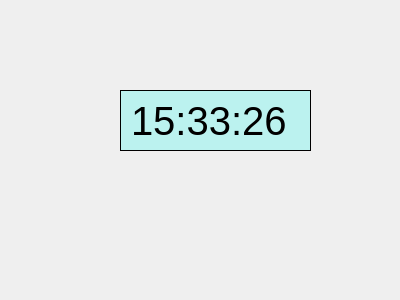
<?xml version="1.0" encoding="UTF-8"?>
<ui version="4.0">
 <class>MyTime</class>
 <widget class="QDialog" name="MyTime">
  <property name="geometry">
   <rect>
    <x>0</x>
    <y>0</y>
    <width>400</width>
    <height>300</height>
   </rect>
  </property>
  <property name="windowTitle">
   <string>MyTime</string>
  </property>
  <property name="autoFillBackground">
   <bool>true</bool>
  </property>
  <widget class="QLabel" name="showTime">
   <property name="geometry">
    <rect>
     <x>120</x>
     <y>90</y>
     <width>191</width>
     <height>61</height>
    </rect>
   </property>
   <property name="palette">
    <palette>
     <active>
      <colorrole role="WindowText">
       <brush brushstyle="SolidPattern">
        <color alpha="255">
         <red>0</red>
         <green>0</green>
         <blue>0</blue>
        </color>
       </brush>
      </colorrole>
      <colorrole role="Button">
       <brush brushstyle="SolidPattern">
        <color alpha="255">
         <red>187</red>
         <green>242</green>
         <blue>239</blue>
        </color>
       </brush>
      </colorrole>
      <colorrole role="Light">
       <brush brushstyle="SolidPattern">
        <color alpha="255">
         <red>255</red>
         <green>255</green>
         <blue>255</blue>
        </color>
       </brush>
      </colorrole>
      <colorrole role="Midlight">
       <brush brushstyle="SolidPattern">
        <color alpha="255">
         <red>221</red>
         <green>248</green>
         <blue>247</blue>
        </color>
       </brush>
      </colorrole>
      <colorrole role="Dark">
       <brush brushstyle="SolidPattern">
        <color alpha="255">
         <red>93</red>
         <green>121</green>
         <blue>119</blue>
        </color>
       </brush>
      </colorrole>
      <colorrole role="Mid">
       <brush brushstyle="SolidPattern">
        <color alpha="255">
         <red>125</red>
         <green>161</green>
         <blue>159</blue>
        </color>
       </brush>
      </colorrole>
      <colorrole role="Text">
       <brush brushstyle="SolidPattern">
        <color alpha="255">
         <red>0</red>
         <green>0</green>
         <blue>0</blue>
        </color>
       </brush>
      </colorrole>
      <colorrole role="BrightText">
       <brush brushstyle="SolidPattern">
        <color alpha="255">
         <red>255</red>
         <green>255</green>
         <blue>255</blue>
        </color>
       </brush>
      </colorrole>
      <colorrole role="ButtonText">
       <brush brushstyle="SolidPattern">
        <color alpha="255">
         <red>0</red>
         <green>0</green>
         <blue>0</blue>
        </color>
       </brush>
      </colorrole>
      <colorrole role="Base">
       <brush brushstyle="SolidPattern">
        <color alpha="255">
         <red>255</red>
         <green>255</green>
         <blue>255</blue>
        </color>
       </brush>
      </colorrole>
      <colorrole role="Window">
       <brush brushstyle="SolidPattern">
        <color alpha="255">
         <red>187</red>
         <green>242</green>
         <blue>239</blue>
        </color>
       </brush>
      </colorrole>
      <colorrole role="Shadow">
       <brush brushstyle="SolidPattern">
        <color alpha="255">
         <red>0</red>
         <green>0</green>
         <blue>0</blue>
        </color>
       </brush>
      </colorrole>
      <colorrole role="AlternateBase">
       <brush brushstyle="SolidPattern">
        <color alpha="255">
         <red>221</red>
         <green>248</green>
         <blue>247</blue>
        </color>
       </brush>
      </colorrole>
      <colorrole role="ToolTipBase">
       <brush brushstyle="SolidPattern">
        <color alpha="255">
         <red>255</red>
         <green>255</green>
         <blue>220</blue>
        </color>
       </brush>
      </colorrole>
      <colorrole role="ToolTipText">
       <brush brushstyle="SolidPattern">
        <color alpha="255">
         <red>0</red>
         <green>0</green>
         <blue>0</blue>
        </color>
       </brush>
      </colorrole>
     </active>
     <inactive>
      <colorrole role="WindowText">
       <brush brushstyle="SolidPattern">
        <color alpha="255">
         <red>0</red>
         <green>0</green>
         <blue>0</blue>
        </color>
       </brush>
      </colorrole>
      <colorrole role="Button">
       <brush brushstyle="SolidPattern">
        <color alpha="255">
         <red>187</red>
         <green>242</green>
         <blue>239</blue>
        </color>
       </brush>
      </colorrole>
      <colorrole role="Light">
       <brush brushstyle="SolidPattern">
        <color alpha="255">
         <red>255</red>
         <green>255</green>
         <blue>255</blue>
        </color>
       </brush>
      </colorrole>
      <colorrole role="Midlight">
       <brush brushstyle="SolidPattern">
        <color alpha="255">
         <red>221</red>
         <green>248</green>
         <blue>247</blue>
        </color>
       </brush>
      </colorrole>
      <colorrole role="Dark">
       <brush brushstyle="SolidPattern">
        <color alpha="255">
         <red>93</red>
         <green>121</green>
         <blue>119</blue>
        </color>
       </brush>
      </colorrole>
      <colorrole role="Mid">
       <brush brushstyle="SolidPattern">
        <color alpha="255">
         <red>125</red>
         <green>161</green>
         <blue>159</blue>
        </color>
       </brush>
      </colorrole>
      <colorrole role="Text">
       <brush brushstyle="SolidPattern">
        <color alpha="255">
         <red>0</red>
         <green>0</green>
         <blue>0</blue>
        </color>
       </brush>
      </colorrole>
      <colorrole role="BrightText">
       <brush brushstyle="SolidPattern">
        <color alpha="255">
         <red>255</red>
         <green>255</green>
         <blue>255</blue>
        </color>
       </brush>
      </colorrole>
      <colorrole role="ButtonText">
       <brush brushstyle="SolidPattern">
        <color alpha="255">
         <red>0</red>
         <green>0</green>
         <blue>0</blue>
        </color>
       </brush>
      </colorrole>
      <colorrole role="Base">
       <brush brushstyle="SolidPattern">
        <color alpha="255">
         <red>255</red>
         <green>255</green>
         <blue>255</blue>
        </color>
       </brush>
      </colorrole>
      <colorrole role="Window">
       <brush brushstyle="SolidPattern">
        <color alpha="255">
         <red>187</red>
         <green>242</green>
         <blue>239</blue>
        </color>
       </brush>
      </colorrole>
      <colorrole role="Shadow">
       <brush brushstyle="SolidPattern">
        <color alpha="255">
         <red>0</red>
         <green>0</green>
         <blue>0</blue>
        </color>
       </brush>
      </colorrole>
      <colorrole role="AlternateBase">
       <brush brushstyle="SolidPattern">
        <color alpha="255">
         <red>221</red>
         <green>248</green>
         <blue>247</blue>
        </color>
       </brush>
      </colorrole>
      <colorrole role="ToolTipBase">
       <brush brushstyle="SolidPattern">
        <color alpha="255">
         <red>255</red>
         <green>255</green>
         <blue>220</blue>
        </color>
       </brush>
      </colorrole>
      <colorrole role="ToolTipText">
       <brush brushstyle="SolidPattern">
        <color alpha="255">
         <red>0</red>
         <green>0</green>
         <blue>0</blue>
        </color>
       </brush>
      </colorrole>
     </inactive>
     <disabled>
      <colorrole role="WindowText">
       <brush brushstyle="SolidPattern">
        <color alpha="255">
         <red>93</red>
         <green>121</green>
         <blue>119</blue>
        </color>
       </brush>
      </colorrole>
      <colorrole role="Button">
       <brush brushstyle="SolidPattern">
        <color alpha="255">
         <red>187</red>
         <green>242</green>
         <blue>239</blue>
        </color>
       </brush>
      </colorrole>
      <colorrole role="Light">
       <brush brushstyle="SolidPattern">
        <color alpha="255">
         <red>255</red>
         <green>255</green>
         <blue>255</blue>
        </color>
       </brush>
      </colorrole>
      <colorrole role="Midlight">
       <brush brushstyle="SolidPattern">
        <color alpha="255">
         <red>221</red>
         <green>248</green>
         <blue>247</blue>
        </color>
       </brush>
      </colorrole>
      <colorrole role="Dark">
       <brush brushstyle="SolidPattern">
        <color alpha="255">
         <red>93</red>
         <green>121</green>
         <blue>119</blue>
        </color>
       </brush>
      </colorrole>
      <colorrole role="Mid">
       <brush brushstyle="SolidPattern">
        <color alpha="255">
         <red>125</red>
         <green>161</green>
         <blue>159</blue>
        </color>
       </brush>
      </colorrole>
      <colorrole role="Text">
       <brush brushstyle="SolidPattern">
        <color alpha="255">
         <red>93</red>
         <green>121</green>
         <blue>119</blue>
        </color>
       </brush>
      </colorrole>
      <colorrole role="BrightText">
       <brush brushstyle="SolidPattern">
        <color alpha="255">
         <red>255</red>
         <green>255</green>
         <blue>255</blue>
        </color>
       </brush>
      </colorrole>
      <colorrole role="ButtonText">
       <brush brushstyle="SolidPattern">
        <color alpha="255">
         <red>93</red>
         <green>121</green>
         <blue>119</blue>
        </color>
       </brush>
      </colorrole>
      <colorrole role="Base">
       <brush brushstyle="SolidPattern">
        <color alpha="255">
         <red>187</red>
         <green>242</green>
         <blue>239</blue>
        </color>
       </brush>
      </colorrole>
      <colorrole role="Window">
       <brush brushstyle="SolidPattern">
        <color alpha="255">
         <red>187</red>
         <green>242</green>
         <blue>239</blue>
        </color>
       </brush>
      </colorrole>
      <colorrole role="Shadow">
       <brush brushstyle="SolidPattern">
        <color alpha="255">
         <red>0</red>
         <green>0</green>
         <blue>0</blue>
        </color>
       </brush>
      </colorrole>
      <colorrole role="AlternateBase">
       <brush brushstyle="SolidPattern">
        <color alpha="255">
         <red>187</red>
         <green>242</green>
         <blue>239</blue>
        </color>
       </brush>
      </colorrole>
      <colorrole role="ToolTipBase">
       <brush brushstyle="SolidPattern">
        <color alpha="255">
         <red>255</red>
         <green>255</green>
         <blue>220</blue>
        </color>
       </brush>
      </colorrole>
      <colorrole role="ToolTipText">
       <brush brushstyle="SolidPattern">
        <color alpha="255">
         <red>0</red>
         <green>0</green>
         <blue>0</blue>
        </color>
       </brush>
      </colorrole>
     </disabled>
    </palette>
   </property>
   <property name="font">
    <font>
     <pointsize>30</pointsize>
    </font>
   </property>
   <property name="autoFillBackground">
    <bool>true</bool>
   </property>
   <property name="frameShape">
    <enum>QFrame::Box</enum>
   </property>
   <property name="text">
    <string>15:33:26</string>
   </property>
  </widget>
 </widget>
 <layoutdefault spacing="6" margin="11"/>
 <resources/>
 <connections/>
</ui>
